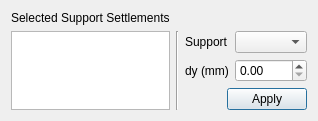
<?xml version="1.0" encoding="UTF-8"?>
<ui version="4.0">
 <class>EditSupportSettlementsDialog</class>
 <widget class="QDialog" name="EditSupportSettlementsDialog">
  <property name="geometry">
   <rect>
    <x>0</x>
    <y>0</y>
    <width>291</width>
    <height>115</height>
   </rect>
  </property>
  <property name="windowTitle">
   <string>Edit Support Settlements</string>
  </property>
  <layout class="QGridLayout" name="gridLayout">
   <item row="0" column="0">
    <widget class="QLabel" name="selectedSupportSettlementsLabel">
     <property name="sizePolicy">
      <sizepolicy hsizetype="Preferred" vsizetype="Maximum">
       <horstretch>0</horstretch>
       <verstretch>0</verstretch>
      </sizepolicy>
     </property>
     <property name="text">
      <string>Selected Support Settlements</string>
     </property>
    </widget>
   </item>
   <item row="1" column="0" rowspan="2">
    <widget class="QTextEdit" name="selectedSupportSettlementsTextEdit">
     <property name="undoRedoEnabled">
      <bool>false</bool>
     </property>
     <property name="readOnly">
      <bool>true</bool>
     </property>
     <property name="acceptRichText">
      <bool>false</bool>
     </property>
    </widget>
   </item>
   <item row="1" column="1" rowspan="2">
    <widget class="Line" name="line">
     <property name="orientation">
      <enum>Qt::Vertical</enum>
     </property>
    </widget>
   </item>
   <item row="1" column="2" colspan="2">
    <layout class="QFormLayout" name="formLayout">
     <item row="0" column="0">
      <widget class="QLabel" name="supportLabel">
       <property name="text">
        <string>Support</string>
       </property>
      </widget>
     </item>
     <item row="0" column="1">
      <widget class="ComboBox" name="settlementSupportComboBox"/>
     </item>
     <item row="1" column="0">
      <widget class="QLabel" name="settlementValueLabel">
       <property name="text">
        <string>dy (mm)</string>
       </property>
      </widget>
     </item>
     <item row="1" column="1">
      <widget class="QDoubleSpinBox" name="settlementValueDoubleSpinBox"/>
     </item>
    </layout>
   </item>
   <item row="2" column="2">
    <spacer name="horizontalSpacer">
     <property name="orientation">
      <enum>Qt::Horizontal</enum>
     </property>
     <property name="sizeHint" stdset="0">
      <size>
       <width>32</width>
       <height>20</height>
      </size>
     </property>
    </spacer>
   </item>
   <item row="2" column="3">
    <widget class="QPushButton" name="editSupportSettlementsPushButton">
     <property name="text">
      <string>Apply</string>
     </property>
     <property name="icon">
      <iconset resource="../../rsc.qrc">
       <normaloff>:/icons/dialog-ok-apply.png</normaloff>:/icons/dialog-ok-apply.png</iconset>
     </property>
    </widget>
   </item>
  </layout>
 </widget>
 <customwidgets>
  <customwidget>
   <class>ComboBox</class>
   <extends>QComboBox</extends>
   <header>combobox.h</header>
  </customwidget>
 </customwidgets>
 <resources>
  <include location="../../rsc.qrc"/>
 </resources>
 <connections/>
</ui>
